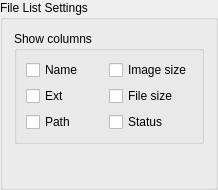
<?xml version="1.0" encoding="UTF-8"?>
<ui version="4.0">
 <class>FileListGroupBox</class>
 <widget class="QGroupBox" name="FileListGroupBox">
  <property name="geometry">
   <rect>
    <x>0</x>
    <y>0</y>
    <width>218</width>
    <height>190</height>
   </rect>
  </property>
  <property name="windowTitle">
   <string>GroupBox</string>
  </property>
  <property name="title">
   <string>File List Settings</string>
  </property>
  <layout class="QVBoxLayout" name="verticalLayout">
   <item>
    <widget class="QGroupBox" name="columnsGroupBox">
     <property name="title">
      <string>Show columns</string>
     </property>
     <layout class="QGridLayout" name="gridLayout">
      <item row="0" column="0">
       <widget class="QCheckBox" name="nameCheckBox">
        <property name="text">
         <string>Name</string>
        </property>
       </widget>
      </item>
      <item row="0" column="1">
       <widget class="QCheckBox" name="imageSizeCheckBox">
        <property name="text">
         <string>Image size</string>
        </property>
       </widget>
      </item>
      <item row="1" column="0">
       <widget class="QCheckBox" name="extCheckBox">
        <property name="text">
         <string>Ext</string>
        </property>
       </widget>
      </item>
      <item row="1" column="1">
       <widget class="QCheckBox" name="fileSizeCheckBox">
        <property name="text">
         <string>File size</string>
        </property>
       </widget>
      </item>
      <item row="2" column="0">
       <widget class="QCheckBox" name="pathCheckBox">
        <property name="text">
         <string>Path</string>
        </property>
       </widget>
      </item>
      <item row="2" column="1">
       <widget class="QCheckBox" name="statusCheckBox">
        <property name="text">
         <string>Status</string>
        </property>
       </widget>
      </item>
     </layout>
    </widget>
   </item>
   <item>
    <spacer name="verticalSpacer">
     <property name="orientation">
      <enum>Qt::Vertical</enum>
     </property>
     <property name="sizeHint" stdset="0">
      <size>
       <width>20</width>
       <height>40</height>
      </size>
     </property>
    </spacer>
   </item>
  </layout>
 </widget>
 <resources/>
 <connections/>
</ui>
